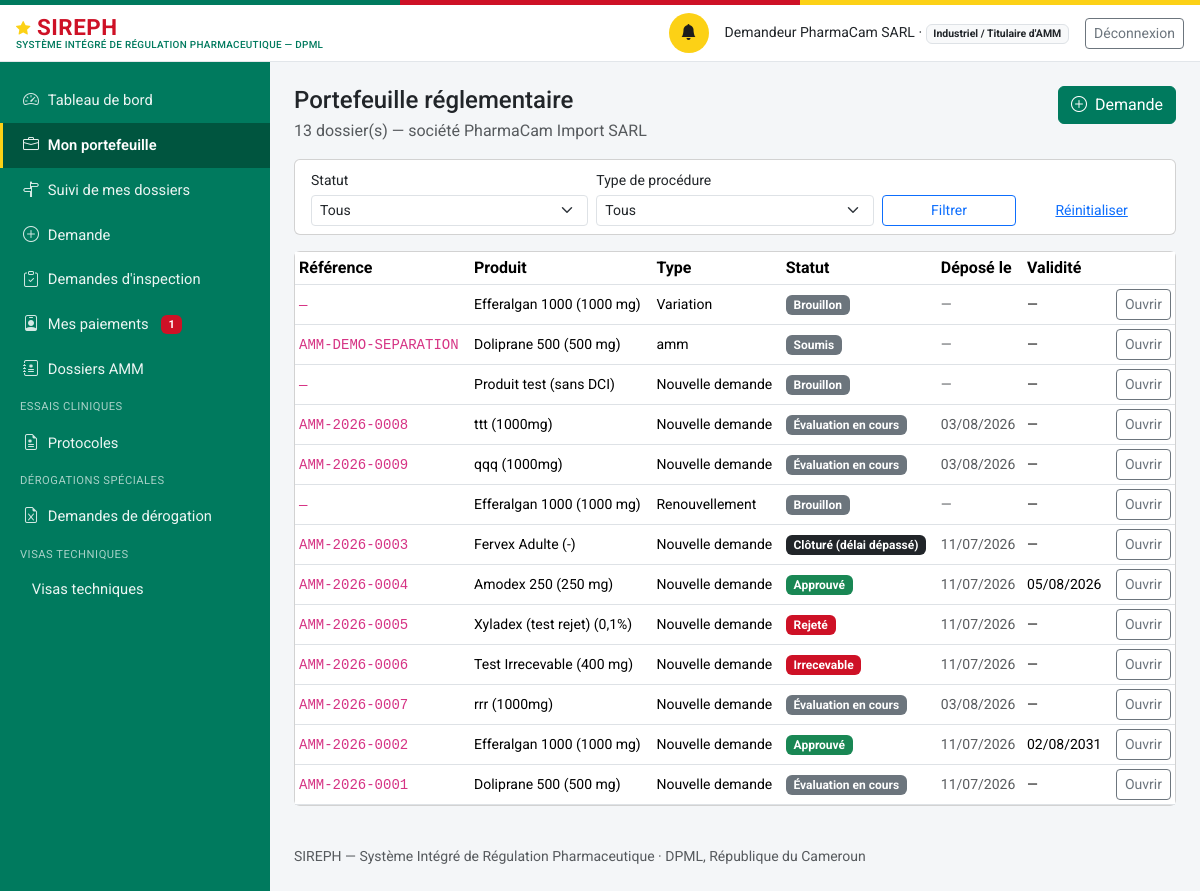
The app's page /industriel/portefeuille (signed in), older data.
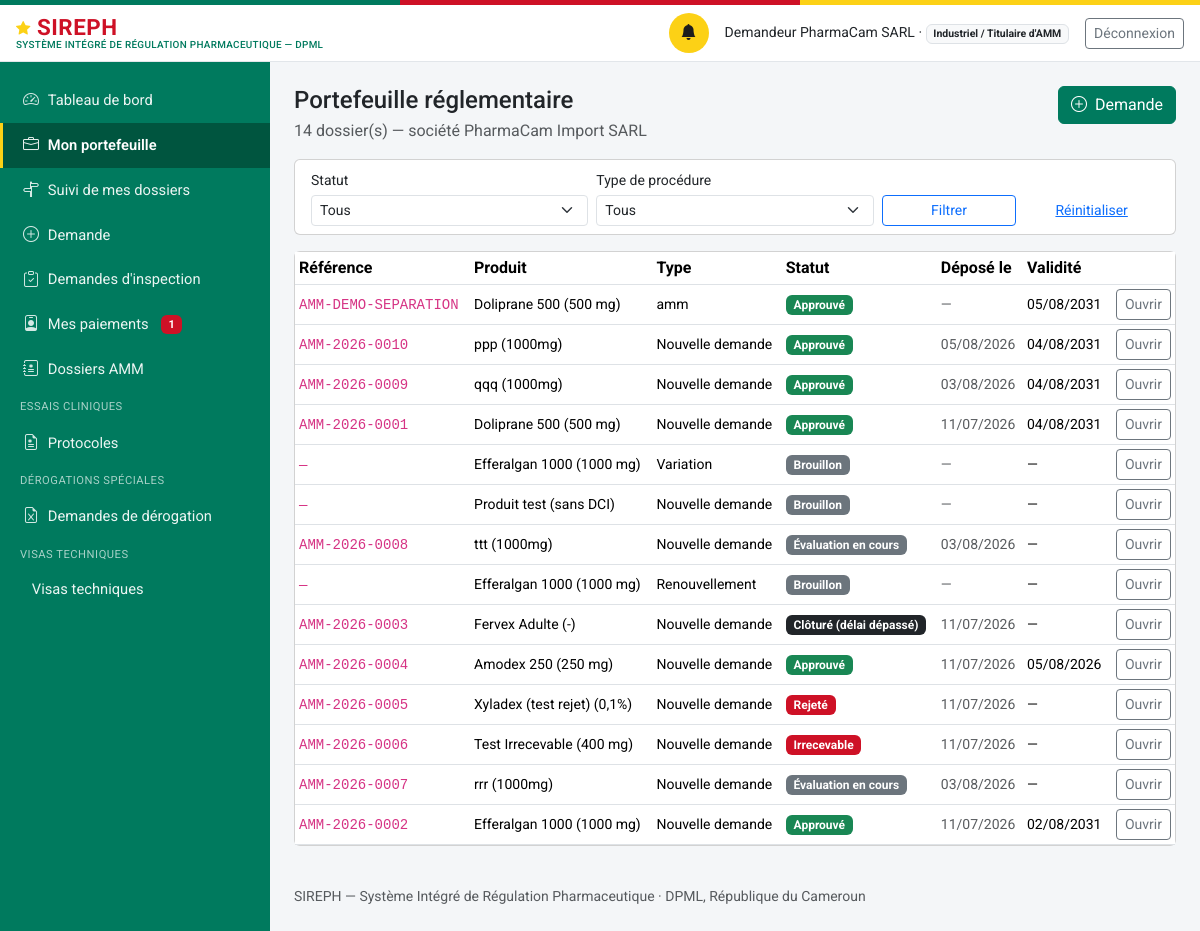
The same page, newer data.
### models.py (models this page shows, shortened)
class Personne(db.Model):
    id = db.Column(db.Integer, primary_key=True)
    nom_complet = db.Column(db.String(200), nullable=False)
    email = db.Column(db.String(150), unique=True, nullable=False)  # identifiant de connexion
    password_hash = db.Column(db.String(255), nullable=False)
    role_systeme = db.Column(db.String(50), nullable=False)
    etablissement_rattachement_id = db.Column(db.Integer, db.ForeignKey("etablissement.id"), nullable=True)
    contact = db.Column(db.String(200))
    statut_compte = db.Column(db.String(20), nullable=False, default="actif")
    date_creation = db.Column(db.DateTime, default=datetime.utcnow)
    etablissement = db.relationship("Etablissement", foreign_keys=[etablissement_rattachement_id])
    @property
    def role_label(self):
        from permissions import ROLES
        return ROLES.get(self.role_systeme, self.role_systeme)
    @property
    def niveau(self):
        from permissions import niveau
        return niveau(self)
    @property
    def est_externe(self):
        from permissions import est_externe
        return est_externe(self.role_systeme)

class Etablissement(db.Model):
    id = db.Column(db.Integer, primary_key=True)
    raison_sociale = db.Column(db.String(255), nullable=False)
    type = db.Column(db.String(40), nullable=False)
    adresse = db.Column(db.String(500))
    latitude = db.Column(db.Float, nullable=True)   # géolocalisation — exploité par le futur module RI
    longitude = db.Column(db.Float, nullable=True)
    statut_licence = db.Column(db.String(20), nullable=False, default="en_instruction")
    date_expiration_licence = db.Column(db.Date, nullable=True)
    pharmacien_responsable_id = db.Column(db.Integer, db.ForeignKey("personne.id"), nullable=True)
    categorie_activite = db.Column(db.String(30), nullable=True)
    pharmacien_responsable = db.relationship("Personne", foreign_keys=[pharmacien_responsable_id])

class DossierAMM(db.Model):
    id = db.Column(db.Integer, primary_key=True)
    numero = db.Column(db.String(30), unique=True, nullable=True)  # AMM-{annee}-{seq4}, attribué au dépôt
    produit_id = db.Column(db.Integer, db.ForeignKey("produit.id"), nullable=False)
    type_procedure = db.Column(db.String(20), nullable=False, default="nouvelle_demande")
    demandeur_id = db.Column(db.Integer, db.ForeignKey("personne.id"), nullable=False)
    statut = db.Column(db.String(30), nullable=False, default="brouillon")
    date_depot = db.Column(db.DateTime, nullable=True)
    date_decision = db.Column(db.DateTime, nullable=True)
    module_ctd_1_json = db.Column(db.Text, default="{}")
    module_ctd_2_json = db.Column(db.Text, default="{}")
    module_ctd_3_json = db.Column(db.Text, default="{}")
    module_ctd_4_json = db.Column(db.Text, default="{}")
    module_ctd_5_json = db.Column(db.Text, default="{}")
    motif_decision = db.Column(db.Text, nullable=True)
    date_validite_amm = db.Column(db.Date, nullable=True)
    date_limite_reponse_complement = db.Column(db.DateTime, nullable=True)
    date_limite_retrait_document = db.Column(db.Date, nullable=True)  # décision favorable uniquement
    checklist_recevabilite = db.Column(db.JSON, default=dict)
    numero_suivi = db.Column(db.String(40), unique=True)
    clock_debut = db.Column(db.DateTime)
    clock_suspendu_depuis = db.Column(db.DateTime)
    clock_total_suspendu_jours = db.Column(db.Integer, default=0)
    representant_local_nom = db.Column(db.String(200), nullable=True)
    representant_local_contact = db.Column(db.String(200), nullable=True)
    date_creation = db.Column(db.DateTime, default=datetime.utcnow)
    date_maj = db.Column(db.DateTime, default=datetime.utcnow, onupdate=datetime.utcnow)
    demandeur = db.relationship("Personne", foreign_keys=[demandeur_id])
    avis = db.relationship("AvisEvaluationMA", backref="dossier", lazy="dynamic",
                            order_by="AvisEvaluationMA.date_creation",
                            cascade="all, delete-orphan")
    module_ctd_1 = property(lambda self: self._ctd_get(1), lambda self, v: self._ctd_set(1, v))
    module_ctd_2 = property(lambda self: self._ctd_get(2), lambda self, v: self._ctd_set(2, v))
    module_ctd_3 = property(lambda self: self._ctd_get(3), lambda self, v: self._ctd_set(3, v))
    module_ctd_4 = property(lambda self: self._ctd_get(4), lambda self, v: self._ctd_set(4, v))
    module_ctd_5 = property(lambda self: self._ctd_get(5), lambda self, v: self._ctd_set(5, v))

class Produit(db.Model):
    id = db.Column(db.Integer, primary_key=True)
    denomination_commune_internationale = db.Column(db.String(300), nullable=False, default="")
    nom_commercial = db.Column(db.String(300), nullable=False, default="")
    forme_pharmaceutique = db.Column(db.String(150), nullable=False, default="")
    dosage = db.Column(db.String(150))
    categorie = db.Column(db.String(30), nullable=False, default="medicament")
    nature = db.Column(db.String(30), nullable=True)
    fabricant_id = db.Column(db.Integer, db.ForeignKey("etablissement.id"), nullable=True)
    titulaire_amm_id = db.Column(db.Integer, db.ForeignKey("etablissement.id"), nullable=True)
    pays_origine = db.Column(db.String(150))
    statut_amm_courant = db.Column(db.String(20), nullable=False, default="aucune")
    date_creation = db.Column(db.DateTime, default=datetime.utcnow)
    est_mitm = db.Column(db.Boolean, nullable=False, default=False)
    disponibilite_declaree = db.Column(db.String(20), nullable=True)  # disponible | rupture
    composition_integrale = db.Column(db.Text, nullable=True)
    classe_therapeutique = db.Column(db.String(300), nullable=True)
    indications_therapeutiques = db.Column(db.Text, nullable=True)
    voie_administration = db.Column(db.String(150), nullable=True)
    duree_stabilite = db.Column(db.String(100), nullable=True)
    prix_grossiste_ht = db.Column(db.Integer, nullable=True)  # XAF, hors taxe
    fabricant = db.relationship("Etablissement", foreign_keys=[fabricant_id])
    titulaire_amm = db.relationship("Etablissement", foreign_keys=[titulaire_amm_id])
    dossiers = db.relationship("DossierAMM", backref="produit", lazy="dynamic",
                                foreign_keys="DossierAMM.produit_id")
    @property
    def libelle(self):
        base = self.nom_commercial or self.denomination_commune_internationale or f"Produit #{self.id}"
        if self.dosage:
            return f"{base} ({self.dosage})"
        return base

### routes_industriel.py (the view)
@bp.route("/portefeuille")
@login_required
def portefeuille():
    u = _verifier_profil()
    statut = request.args.get("statut", "").strip()
    type_proc = request.args.get("type", "").strip()
    q = esp.dossiers_de_la_societe(u)
    if statut:
        q = q.filter(DossierAMM.statut == statut)
    if type_proc:
        q = q.filter(DossierAMM.type_procedure == type_proc)
    return render_template(
        "industriel/portefeuille.html", u=u,
        dossiers=q.order_by(DossierAMM.date_maj.desc()).all(),
        statut=statut, type_proc=type_proc,
        STATUTS=wf.STATUTS, TYPES=wf.TYPES_PROCEDURE)

### templates/industriel/portefeuille.html (shortened to what this page needs)
{% extends "base.html" %}
{% block content %}
<div class="d-flex justify-content-between align-items-start flex-wrap gap-2 mb-3">
  <div>
    <h1 class="h4 mb-1">Portefeuille réglementaire</h1>
    <p class="text-muted mb-0">
      {{ dossiers|length }} dossier(s) — société
      {{ u.etablissement.raison_sociale if u.etablissement else u.nom_complet }}
    </p>
  </div>
  <a class="btn btn-primary" href="{{ url_for('demandes.accueil') }}">
    <i class="bi bi-plus-circle me-1"></i> Demande</a>
</div>
<div class="card mb-3">
  <div class="card-body py-2">
    <form method="get" class="row g-2 align-items-end">
      <div class="col-md-4">
        <label class="form-label small mb-1" for="statut">Statut</label>
        <select class="form-select form-select-sm" id="statut" name="statut">
          <option value="">Tous</option>
        </select>
      </div>
      <div class="col-md-4">
        <label class="form-label small mb-1" for="type">Type de procédure</label>
        <select class="form-select form-select-sm" id="type" name="type">
          <option value="">Tous</option>
        </select>
      </div>
      <div class="col-md-2">
        <button class="btn btn-sm btn-outline-primary w-100">Filtrer</button>
      </div>
      <div class="col-md-2">
        <a class="btn btn-sm btn-link w-100"
           href="{{ url_for('industriel.portefeuille') }}">Réinitialiser</a>
      </div>
    </form>
  </div>
</div>
<div class="card">
  {% if dossiers %}
  <div class="table-responsive">
    <table class="table table-sm mb-0 align-middle">
      <thead><tr>
        <th>Référence</th><th>Produit</th><th>Type</th><th>Statut</th>
        <th>Déposé le</th><th>Validité</th><th></th>
      </tr></thead>
      <tbody>
      {% for d in dossiers %}
        <tr>
          <td><code>{{ d.numero or '—' }}</code></td>
          <td class="small">{{ d.produit.libelle if d.produit else '—' }}</td>
          <td class="small">{{ TYPES.get(d.type_procedure, d.type_procedure) }}</td>
          <td>
            {% if d.statut == 'approuve' %}
              <span class="badge bg-success">{{ STATUTS[d.statut] }}</span>
            {% elif d.statut in ('rejete', 'irrecevable') %}
              <span class="badge bg-danger">{{ STATUTS[d.statut] }}</span>
            {% elif d.statut == 'complement_requis' %}
              <span class="badge bg-warning text-dark">{{ STATUTS[d.statut] }}</span>
            {% elif d.statut == 'cloture_delai_depasse' %}
              <span class="badge bg-dark">{{ STATUTS[d.statut] }}</span>
            {% else %}
              <span class="badge bg-secondary">{{ STATUTS.get(d.statut, d.statut) }}</span>
            {% endif %}
          </td>
          <td class="small text-muted">
            {{ d.date_depot.strftime('%d/%m/%Y') if d.date_depot else '—' }}</td>
          <td class="small">
            {{ d.date_validite_amm.strftime('%d/%m/%Y') if d.date_validite_amm else '—' }}</td>
          <td class="text-end">
            <a class="btn btn-sm btn-outline-secondary" href="/dossiers/{{ d.id }}">
              Ouvrir</a>
          </td>
        </tr>
      {% endfor %}
      </tbody>
    </table>
  </div>
  {% else %}
  <div class="card-body text-muted">Aucun dossier ne correspond à ces critères.</div>
  {% endif %}
</div>
{% endblock %}

### templates/base.html (shortened to what this page needs)
<!doctype html>
<html lang="fr">
<head>
<link href="https://cdn.jsdelivr.net/npm/bootstrap@5.3.3/dist/css/bootstrap.min.css" rel="stylesheet">
<link href="https://cdn.jsdelivr.net/npm/bootstrap-icons@1.11.3/font/bootstrap-icons.css" rel="stylesheet">
<link href="{{ url_for('static', filename='css/style.css') }}" rel="stylesheet">
</head>
<body>
<div class="sireph-flagbar" aria-hidden="true"><span></span><span></span><span></span></div>
<header class="sireph-topbar">
  <div class="container-fluid px-3 py-2 d-flex align-items-center justify-content-between">
    <div class="d-flex align-items-center gap-2">
      <a class="sireph-brand" href="{{ current_user and url_for('dashboard') or url_for('login') }}">
        <i class="bi bi-star-fill"></i> SIREPH
        <small>Système Intégré de Régulation Pharmaceutique — DPML</small>
      </a>
    </div>
    {% if current_user %}
    <div class="d-flex align-items-center gap-3">
      <a href="{{ url_for('notifications_liste') }}" class="sireph-icon-btn" title="Notifications" aria-label="Notifications">
        <i class="bi bi-bell-fill"></i>
      </a>
      <span class="small d-none d-md-inline">{{ current_user.nom_complet }} ·
        <span class="badge bg-light text-dark border">{{ current_user.role_label }}</span></span>
      <a href="{{ url_for('logout') }}" class="btn btn-sm btn-outline-secondary">Déconnexion</a>
    </div>
    {% endif %}
  </div>
</header>
<div class="sireph-layout">
  {% if current_user %}
  <nav id="sireph-sidebar" class="offcanvas-lg offcanvas-start sireph-sidebar" tabindex="-1"
       aria-label="Navigation principale">
    <div class="offcanvas-body d-flex flex-column p-0">
      <ul class="nav nav-pills flex-column">
        <li class="nav-item">
          <a class="nav-link {{ 'active' if request.path == '/' }}" href="{{ url_for('dashboard') }}">
            <i class="bi bi-speedometer2"></i> Tableau de bord</a>
        </li>
        {% if current_user.role_systeme == "demandeur_externe" %}
        <li class="nav-item">
          <a class="nav-link {{ 'active' if request.path == '/industriel/portefeuille' }}"
             href="{{ url_for('industriel.portefeuille') }}">
            <i class="bi bi-briefcase"></i> Mon portefeuille</a>
        </li>
        <li class="nav-item">
          <a class="nav-link {{ 'active' if request.path.startswith('/industriel/suivi') }}"
             href="{{ url_for('industriel.suivi_liste') }}">
            <i class="bi bi-signpost-split"></i> Suivi de mes dossiers</a>
        </li>
        <li class="nav-item">
          <a class="nav-link {{ 'active' if request.path.startswith('/demandes') }}"
             href="{{ url_for('demandes.accueil') }}">
            <i class="bi bi-plus-circle"></i> Demande</a>
        </li>
        <li class="nav-item">
          <a class="nav-link {{ 'active' if request.path.startswith('/industriel/inspections') }}"
             href="{{ url_for('industriel.inspections') }}">
            <i class="bi bi-clipboard-check"></i> Demandes d'inspection</a>
        </li>
        {% endif %}
        {% if current_user.est_externe %}
        <li class="nav-item">
          <a class="nav-link {{ 'active' if request.path == '/mon-espace' }}"
             href="{{ url_for('profils.mon_espace') }}">
            <i class="bi bi-person-badge"></i> Mes paiements
            {%- if paiements_dus %}
            <span class="badge bg-danger ms-1">{{ paiements_dus }}</span>
            {%- endif %}
          </a>
        </li>
        {% endif %}
        {% if current_user.role_systeme != "demandeur_externe" or demandeur_a_amm %}
        <li class="nav-item">
          <a class="nav-link {{ 'active' if '/dossiers' in request.path }}" href="{{ url_for('dossiers_registre') }}">
            <i class="bi bi-journal-medical"></i> Dossiers AMM</a>
        </li>
        {% endif %}
        {% if current_user.role_systeme in ("administrateur_dpml", "agent_dros", "directeur_dpml") or (current_user.role_systeme == "demandeur_externe" and demandeur_a_ct) %}
        <div class="sireph-sidebar-section">Essais cliniques</div>
        <li class="nav-item">
          <a class="nav-link {{ 'active' if request.path == url_for('ct.registre') }}" href="{{ url_for('ct.registre') }}">
            <i class="bi bi-file-earmark-medical"></i> Protocoles</a>
        </li>
        {% endif %}
        {% if current_user.role_systeme in ("administrateur_dpml", "directeur_dpml") or (current_user.role_systeme == "demandeur_externe" and demandeur_a_derogations) %}
        <div class="sireph-sidebar-section">Dérogations spéciales</div>
        <li class="nav-item">
          <a class="nav-link {{ 'active' if request.path == url_for('derogation.registre') }}" href="{{ url_for('derogation.registre') }}">
            <i class="bi bi-file-earmark-excel"></i> Demandes de dérogation</a>
        </li>
        {% endif %}
        {% if current_user.role_systeme in ("administrateur_dpml", "directeur_dpml") or (current_user.role_systeme == "demandeur_externe" and demandeur_a_visas) %}
        <div class="sireph-sidebar-section">Visas techniques</div>
        <li class="nav-item">
          <a class="nav-link {{ 'active' if request.path == url_for('visas.registre') }}" href="{{ url_for('visas.registre') }}">
             Visas techniques</a>
        </li>
        {% endif %}
      </ul>
    </div>
  </nav>
  {% endif %}
  <main id="contenu-principal" class="sireph-content">
    {% block content %}{% endblock %}
    <footer class="text-muted small py-4 mt-3">
      SIREPH — Système Intégré de Régulation Pharmaceutique · DPML, République du Cameroun
    </footer>
  </main>
</div>
</body>
</html>

Row changes from the older to the newer data that the page shows:
changed DossierAMM "AMM-DEMO-SEPARATION": statut (not shown) → "Approuvé"; date_validite_amm "—" → "05/08/2031"; get "Soumis" → (not shown); moves up the list
added DossierAMM: numero "AMM-2026-0010", produit "ppp (1000mg)", get "Nouvelle demande", statut "Approuvé", date_depot "05/08/2026", date_validite_amm "04/08/2031"
changed DossierAMM "AMM-2026-0009": statut (not shown) → "Approuvé"; date_validite_amm "—" → "04/08/2031"; get "Évaluation en cours" → (not shown); moves up the list
changed DossierAMM "AMM-2026-0001": statut (not shown) → "Approuvé"; date_validite_amm "—" → "04/08/2031"; get "Évaluation en cours" → (not shown); moves up the list
Text that changed along with them:
{{ dossiers|length }}: "13" → "14"
